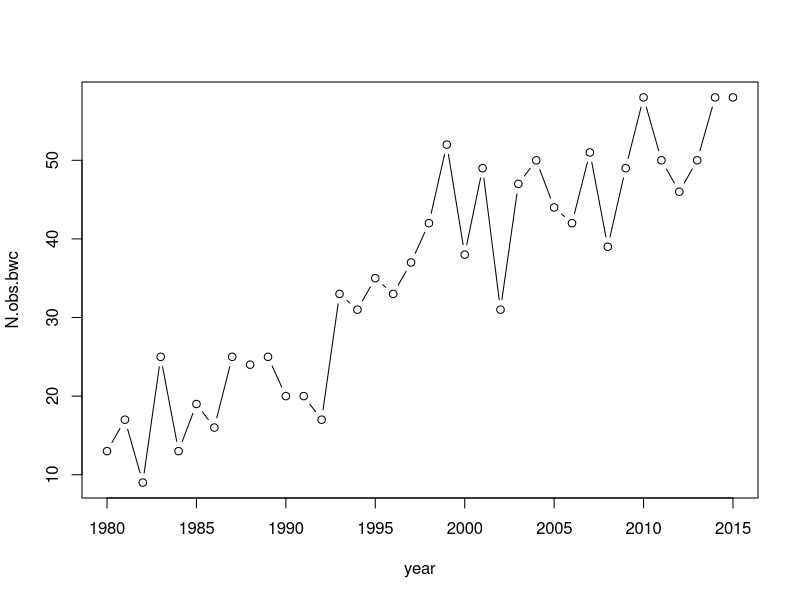
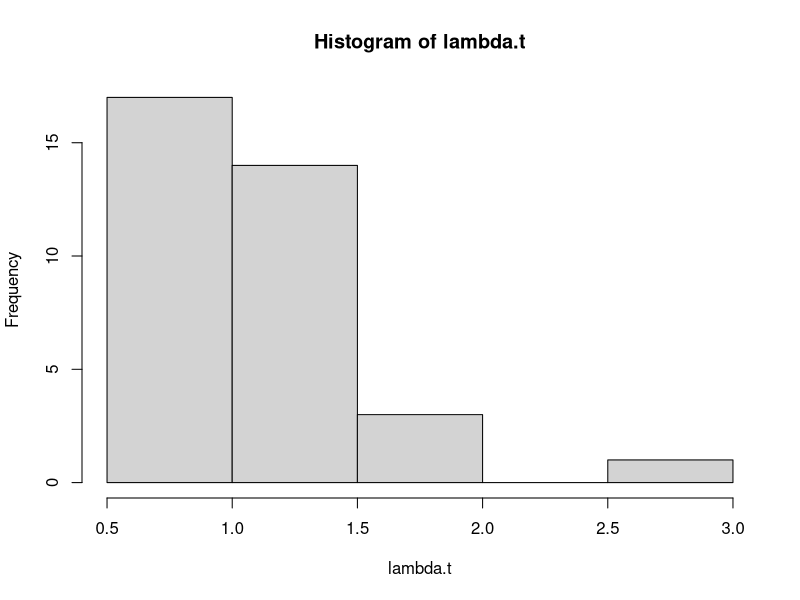
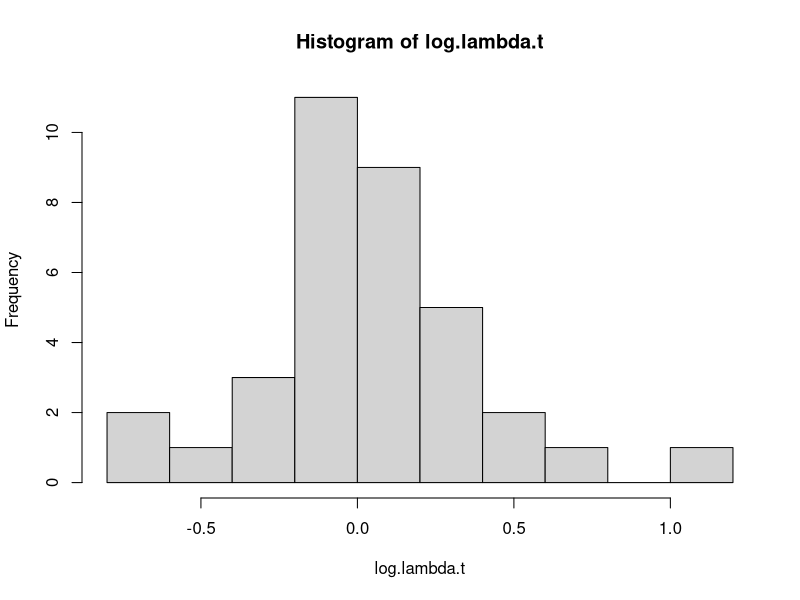
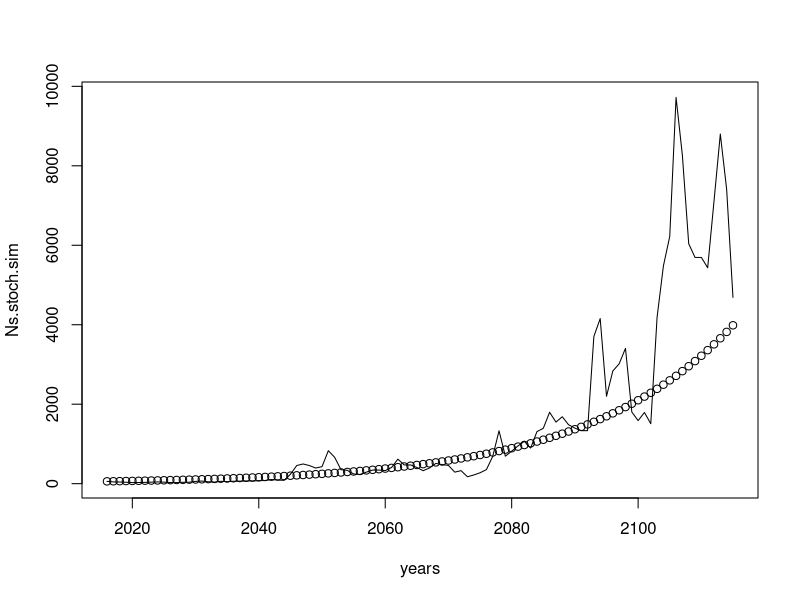
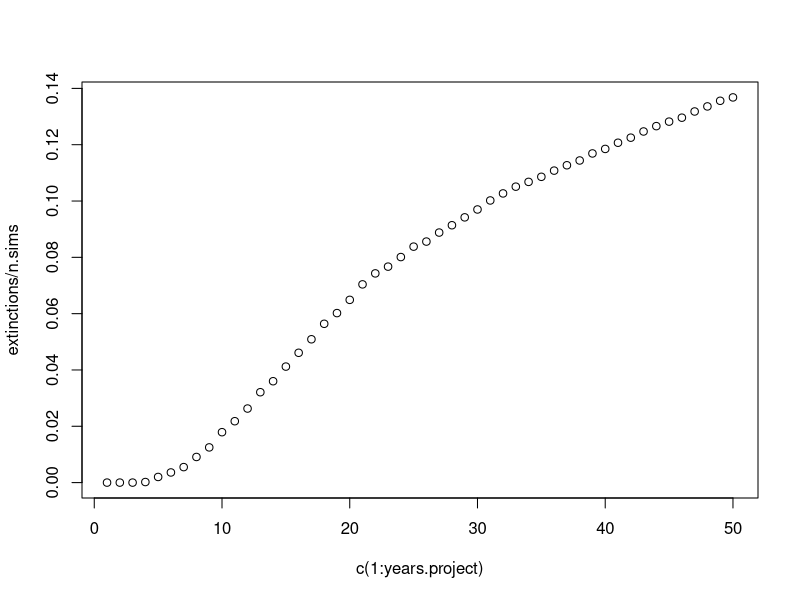

Write R code to recreate these figures, in order.
## ---- chunk 1
knitr::opts_chunk$set(
  collapse = TRUE,
  comment = "#>"
)
## ---- chunk 2
year <- 1980:2015
N.obs.bwc <- c(13,17,
                9,25,13,19,16,
               25,24,25,20,20,
               17,33,31,35,33,
               37,42,52,38,49,
               31,47,50,44,42,
               51,39,49,58,50,
               46,50,58,58)

plot(N.obs.bwc ~ year, type = "b")
length(N.obs.bwc)
length(year)
## ---- chunk 3
number.of.obs <- length(N.obs.bwc)
N.tplus1 <- N.obs.bwc[-1]
N.t      <- N.obs.bwc[-number.of.obs]
lambda.t <- N.tplus1/N.t
log.lambda.t <- log(lambda.t)
hist(lambda.t)
hist(log.lambda.t)
## ---- chunk 4
number.of.lambdas <- length(lambda.t)
lambda.geometric <- cumprod(lambda.t)[number.of.lambdas]^(1/number.of.lambdas)
## ---- chunk 5
N.initial <- 58
N.t.plus1 <- 58*lambda.geometric

years.project <- 100
Ns.gm.sim <- rep(NA,years.project)
Ns.gm.sim[1] <- N.initial

for(i in 2:length(Ns.gm.sim)){
  Ns.gm.sim[i] <- Ns.gm.sim[i-1]*lambda.geometric
}



N.initial <- 58
years.project <- 100

Ns.stoch.sim <- rep(NA,years.project)
Ns.stoch.sim[1] <- N.initial

for(i in 2:length(Ns.stoch.sim)){
  lambda.rand.i <- sample(lambda.t, 1,replace = T)
  Ns.stoch.sim[i] <- Ns.stoch.sim[i-1]*lambda.rand.i
}



years <- 1:years.project+2015

plot(Ns.stoch.sim ~ years, type = "l")
points(Ns.gm.sim ~ years)
## ---- chunk 6
years.project <- 50
n.sims <- 10000
Ns.stoch.sim.mat <- matrix(data = NA, 
                           nrow = years.project,
                           ncol = n.sims)
Ns.stoch.sim.mat[1,] <- N.initial
q.extinct <- 10

for(i in 2:years.project){
  lambdas.rand.i <- sample(lambda.t, n.sims,replace = T)
  Ns.stoch.sim.mat[i, ] <- Ns.stoch.sim.mat[i-1,]*lambdas.rand.i
  Ns.stoch.sim.mat[i, ] <- ifelse(Ns.stoch.sim.mat[i, ] < q.extinct, 
                                  NA,
                                  Ns.stoch.sim.mat[i, ])
}


extinctions <- rep(NA,nrow(Ns.stoch.sim.mat))
for(i in 1:nrow(Ns.stoch.sim.mat)){
  extinctions[i] <- length(which(is.na(Ns.stoch.sim.mat[i,]) == TRUE))
}
#matplot(y = Ns.stoch.sim.mat, x = 1:years.project, type = "l")

plot(extinctions/n.sims ~ c(1:years.project))
